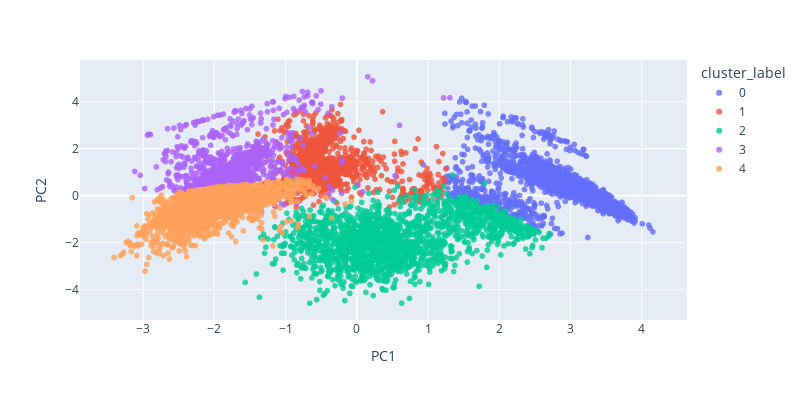

The code cell stored with this chart in its notebook:
### Code cell
# Plotting KMeans clusters on just standardized data
pca = PCA(n_components=3).fit(df_log_scaled).transform(df_log_scaled)
df_pca = pd.DataFrame(pca).rename(columns={0:'PC1',1:'PC2',2:'PC3'})
df_pca_labeled = pd.concat([df_pca, clusters_log_scaled[['cluster_label']]], axis=1)

#Figure
fig = px.scatter(df_pca_labeled.sort_values(by="cluster_label"),x="PC1",y="PC2",color="cluster_label",opacity=0.8).update_layout(autosize=False,width=800,height=400)
fig.show()

### Figure 1 — Plotly figure (JSON) as saved in the notebook; plotly's stock layout.template omitted (floating-point values rounded to 4 significant figures; data arrays with more than 128 entries replaced by an {"elided": "..."} marker saying what was removed)
{"data": [{"hovertemplate": "cluster_label=0<br>PC1=%{x}<br>PC2=%{y}<extra></extra>", "legendgroup": "0", "marker": {"color": "#636efa", "opacity": 0.8, "symbol": "circle"}, "mode": "markers", "name": "0", "showlegend": true, "type": "scattergl", "x": {"elided": "2353 float values"}, "xaxis": "x", "y": {"elided": "2353 float values"}, "yaxis": "y"}, {"hovertemplate": "cluster_label=1<br>PC1=%{x}<br>PC2=%{y}<extra></extra>", "legendgroup": "1", "marker": {"color": "#EF553B", "opacity": 0.8, "symbol": "circle"}, "mode": "markers", "name": "1", "showlegend": true, "type": "scattergl", "x": {"elided": "1182 float values"}, "xaxis": "x", "y": {"elided": "1182 float values"}, "yaxis": "y"}, {"hovertemplate": "cluster_label=2<br>PC1=%{x}<br>PC2=%{y}<extra></extra>", "legendgroup": "2", "marker": {"color": "#00cc96", "opacity": 0.8, "symbol": "circle"}, "mode": "markers", "name": "2", "showlegend": true, "type": "scattergl", "x": {"elided": "1822 float values"}, "xaxis": "x", "y": {"elided": "1822 float values"}, "yaxis": "y"}, {"hovertemplate": "cluster_label=3<br>PC1=%{x}<br>PC2=%{y}<extra></extra>", "legendgroup": "3", "marker": {"color": "#ab63fa", "opacity": 0.8, "symbol": "circle"}, "mode": "markers", "name": "3", "showlegend": true, "type": "scattergl", "x": {"elided": "1431 float values"}, "xaxis": "x", "y": {"elided": "1431 float values"}, "yaxis": "y"}, {"hovertemplate": "cluster_label=4<br>PC1=%{x}<br>PC2=%{y}<extra></extra>", "legendgroup": "4", "marker": {"color": "#FFA15A", "opacity": 0.8, "symbol": "circle"}, "mode": "markers", "name": "4", "showlegend": true, "type": "scattergl", "x": {"elided": "2162 float values"}, "xaxis": "x", "y": {"elided": "2162 float values"}, "yaxis": "y"}], "layout": {"autosize": false, "height": 400, "legend": {"title": {"text": "cluster_label"}, "tracegroupgap": 0}, "margin": {"t": 60}, "width": 800, "xaxis": {"anchor": "y", "domain": [0, 1], "title": {"text": "PC1"}}, "yaxis": {"anchor": "x", "domain": [0, 1], "title": {"text": "PC2"}}}}
